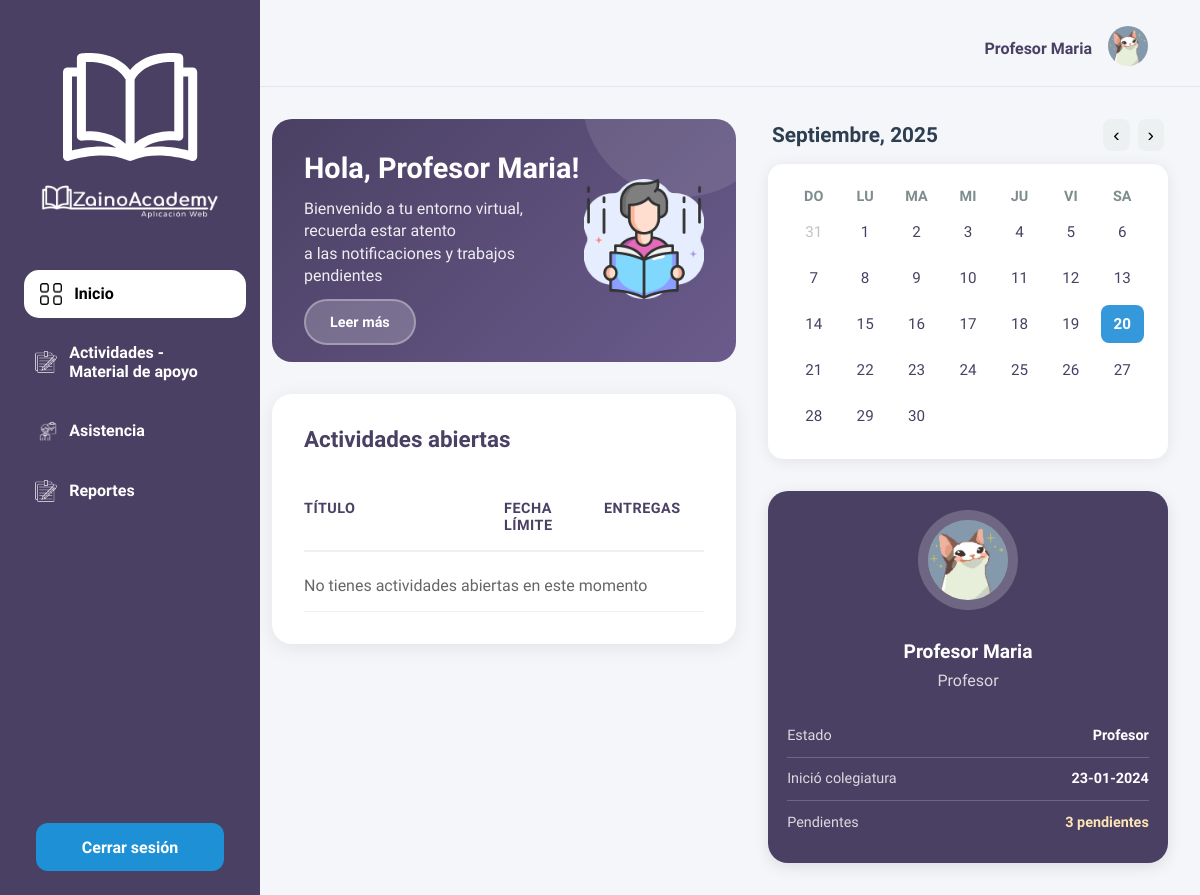
Before: /profesores/ (signed in) with the older database file.
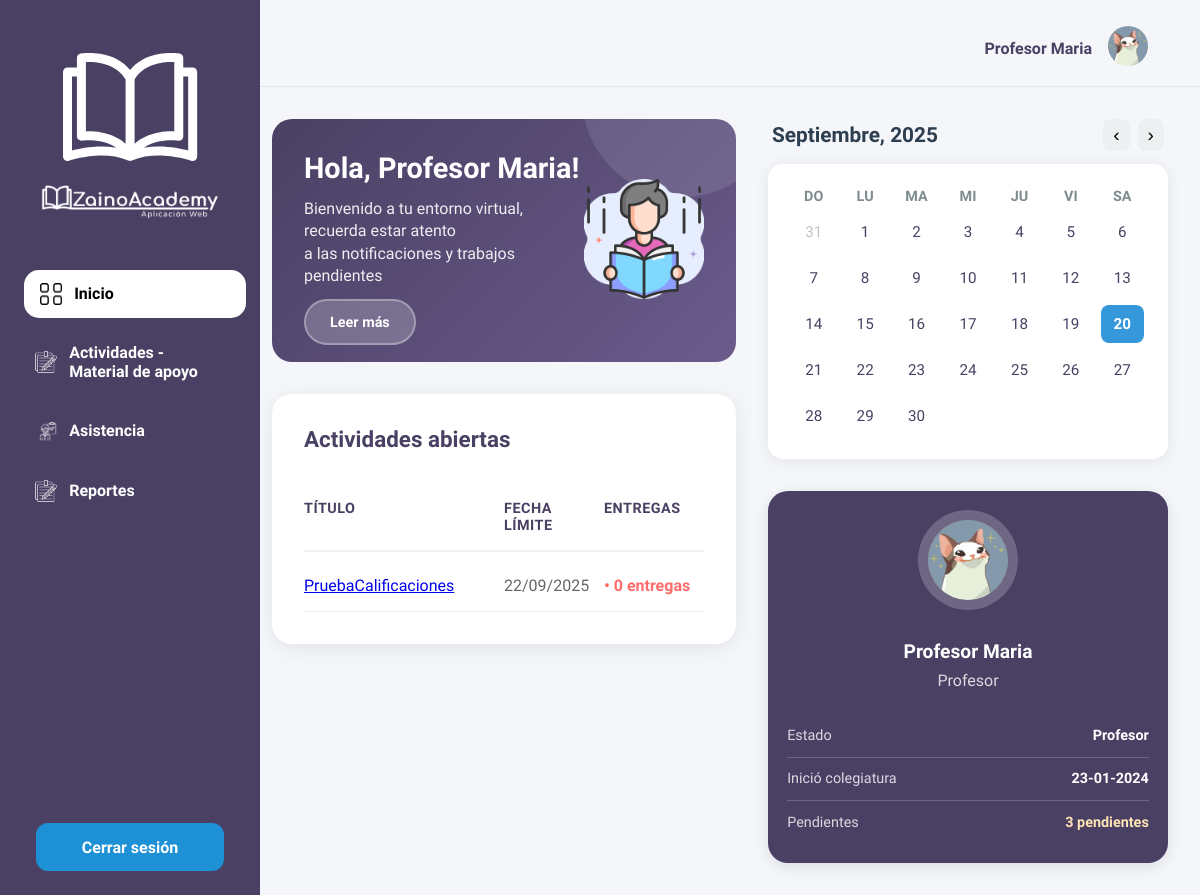
After: the same page with the newer database file.
### zainoAcademy_app/models.py (models this page shows, shortened)
class Usuario(models.Model):
    Us_id = models.AutoField(primary_key=True)
    Us_nombre = models.CharField(max_length=30)
    Us_contraseña = models.CharField(max_length=30)
    fecha_registro = models.DateField(auto_now_add=True)
    documento = models.CharField(max_length=30)
    GENERO_CHOICES = [
        ('masculino', 'Masculino'),
        ('femenino', 'Femenino'),
        ('otro', 'Otro'),
        ('prefiero_no_decir', 'Prefiero no decir'),
    ]
    genero = models.CharField(
        max_length=30,
        choices=GENERO_CHOICES,
        blank=False
    )
    correo = models.EmailField(unique=True, null=True, blank=True)
    foto_perfil_usuario = models.ImageField(upload_to='fotos_perfil/', null=True, blank=True)
    TipoUsuario = models.ForeignKey(TipoUsuario, on_delete=models.CASCADE)
    class Meta:
        db_table = 'usuario'

class Actividad(models.Model):
    Act_id = models.AutoField(primary_key=True)
    Act_nombre = models.CharField(max_length=30)
    Act_descripcion = models.TextField()
    Act_fechaLimite = models.DateField()
    Act_Archivo_Profesor = models.FileField(upload_to='archivos/profesores/', null=True, blank=True)
    Esta_Actividad = models.ForeignKey(Estado_Actividad, on_delete=models.CASCADE)
    Bol = models.ForeignKey(Boletin, on_delete=models.CASCADE)
    class Meta:
        db_table = 'actividad'

### zainoAcademy_app/views.py (the view)
# urls.py: path('profesores/', views.dashboard_profesores, name='dashboard_profesores'),
def dashboard_profesores(request):
    usuario = get_usuario_from_session(request)
    if not usuario:
        return redirect('login')
    profesor = usuario.profesores_set.first()
    hoy = timezone.localdate()
    actividades_abiertas = (
        Actividad.objects
        .filter(Bol__Pro=profesor, Act_fechaLimite__gte=hoy)
        .annotate(total_entregas=Count('entregas'))
        .order_by('Act_fechaLimite')
    )
    return render(request, 'profesores/dashboard_profesores.html', {
        'usuario': usuario,
        'actividades_abiertas': actividades_abiertas,
    })

### zainoAcademy_app/context_processors.py (called while the page is built)
def usuario_context(request):
    usuario = None
    try:
        usuario = get_usuario_from_session(request)
    except:
        pass
    return {"usuario": usuario}

### zainoAcademy_app/views.py (called while the page is built)
def get_usuario_from_session(request):
    usuario_id = request.session.get('usuario_id')
    if usuario_id:
        try:
            return Usuario.objects.get(Us_id=usuario_id)
        except Usuario.DoesNotExist:
            return None
    return None

### zainoAcademy_app/templates/profesores/dashboard_profesores.html (shortened to what this page needs)
{% extends "profesores/base.html" %}
{% load static %}
{% block extra_css %}
<link rel="stylesheet" href="{% static 'css/profesores/dashboard_profesores.css' %}">
{% endblock %}
{% block mockUp %}
        <div class="dashboard-content">
            <div class="left-column">
                <div class="greeting-card">
                    <div class="greeting-text">
                        <h2>Hola, {{ usuario.Us_nombre }}!</h2>
                        <p>Bienvenido a tu entorno virtual, recuerda estar atento <br> a las notificaciones y trabajos pendientes</p>
                        <a href="{% url 'actividad_profesores_consultar' %}" class="btn-leer-mas">Leer más</a>
                    </div>
                    <div class="greeting-illustration">
                        <img src="{% static 'images/profesores/lectura.png' %}" alt="Ilustración">
                    </div>
                </div>
                <div class="notifications-section">
                    <div class="notifications-header">
                        <h3>Actividades abiertas</h3>
                    </div>
                    <div class="notifications-table">
                        <div class="table-header">
                            <div class="col-header">Título</div>
                            <div class="col-header">Fecha límite</div>
                            <div class="col-header">Entregas</div>
                        </div>
                        {% for act in actividades_abiertas %}
                        <div class="table-row">
                            <div class="col-data">
                                <a href="{% url 'actividad_profesores_calificaciones' act.Act_id %}" class="activity-link">
                                    {{ act.Act_nombre }}
                                </a>
                            </div>
                            <div class="col-data">{{ act.Act_fechaLimite|date:"d/m/Y" }}</div>
                            <div class="col-data status-pendientes">• {{ act.total_entregas }} entregas</div>
                        </div>
                        {% empty %}
                        <div class="table-row">
                            <div class="col-data" style="grid-column: 1 / -1;">No tienes actividades abiertas en este momento</div>
                        </div>
                        {% endfor %}
                    </div>
                </div>
            </div>
            <div class="right-column">
                <div class="calendar-section">
                    <div class="calendar-top">
                        <h4 id="calendar-month-year"></h4>
                        <div class="calendar-nav">
                            <button class="nav-btn prev-btn" onclick="changeMonth(-1)">‹</button>
                            <button class="nav-btn next-btn" onclick="changeMonth(1)">›</button>
                        </div>
                    </div>
                    <div class="calendar-widget">
                        <div class="calendar-grid" id="calendar-grid">
                        </div>
                    </div>
                </div>
                <div class="student-profile">
                    <div class="student-avatar">
                        <a href="{% url 'ver_perfil_profesores' %}">
                        {% if usuario.foto_perfil_usuario %}
                            <img src="{{ usuario.foto_perfil_usuario.url }}" class="user-avatar" alt="Perfil">
                        {% else %}
                            <img src="{% static 'images/acudientes/perfil.png' %}" class="user-avatar" alt="Perfil">
                        {% endif %}
                    </a>
                    </div>
                    <h4 class="student-name">{{ usuario.Us_nombre }}</h4>
                    <p class="student-role">Profesor</p>
                        <div class="info-row">
                            <span class="info-label">Estado</span>
                            <span class="info-value">Profesor</span>
                        </div>
                        <div class="info-row">
                            <span class="info-label">Inició colegiatura</span>
                            <span class="info-value">23-01-2024</span>
                        </div>
                        <div class="info-row">
                            <span class="info-label">Pendientes</span>
                            <span class="info-value pending-count">3 pendientes</span>
                        </div>
                    </div>
                </div>
            </div>
    </main>
{% endblock %}

### zainoAcademy_app/templates/profesores/base.html (shortened to what this page needs)
<!DOCTYPE html>
{% load static %}
<html lang="es">
<head>
    <link rel="stylesheet" href="{% static 'css/profesores/dashboard_profesores.css' %}">
    {% block extra_css %}{% endblock %}
</head>
<body class="dashboard-page">
    <aside class="sidebar">
        <div class="logo">
            <a href="{% url 'dashboard_profesores' %}">
            <img src="{% static 'images/acudientes/Favicon.png' %}" alt="Logo Libro"/>
            <img src="{% static 'images/acudientes/LogoNormal-removebg-preview.png' %}" alt="Logo Zaino Academy" />
            </a>
        </div>
        <nav>
            <ul class="nav-list">
                <li><a href="{% url 'dashboard_profesores' %}" class="nav-item {% if request.resolver_match.url_name == 'dashboard_profesores' %}active{% endif %}">
                    <img src="{% static 'images/profesores/inicio.png' %}" class="nav-icon" alt="Inicio">
                    Inicio
                </a></li>
                <li><a href="{% url 'actividad_profesores_consultar' %}" class="nav-item ">
                    <img src="{% static 'images/profesores/actividades.png' %}" class="nav-icon" alt="Actividades">
                    Actividades - Material de apoyo
                </a></li>
                <li><a href="{% url 'asistencia_profesores_cursos' %}" class="nav-item ">
                    <img src="{% static 'images/profesores/asistencia.png' %}" class="nav-icon" alt="Asistencia">
                    Asistencia
                </a></li>
                <li><a href="{% url 'reportes_profesores' %}" class="nav-item {% if request.resolver_match.url_name in 'reportes_profesores, reportes_profesores_descargar' %}active{% endif %}">
                    <img src="{% static 'images/profesores/reportes.png' %}" class="nav-icon" alt="Reportes">
                    Reportes
                </a></li>
            </ul>
        </nav>
        <div class="logout-container">
            <form method="POST" action="{% url 'login' %}">
                <button type="button" class="logout-btn" onclick="openModal()">Cerrar sesión</button>
            </form>
        </div>
    </aside>
    <main class="main-content">
        <header class="page-header">
            <div class="header-container">
            <div class="header-icons">
                <span class="user-name">{{ usuario.Us_nombre }}</span>
                    <a href="{% url 'ver_perfil_profesores' %}">
                        {% if usuario.foto_perfil_usuario %}
                            <img src="{{ usuario.foto_perfil_usuario.url }}" class="user-avatar" alt="Perfil">
                        {% else %}
                            <img src="{% static 'images/acudientes/perfil.png' %}" class="user-avatar" alt="Perfil">
                        {% endif %}
                    </a>
            </div>
        </header>
            {% block mockUp %}
            {% endblock %}

Changed rows visible on the page:
added Actividad: Act_nombre "PruebaCalificaciones", Act_fechaLimite "22/09/2025", total_entregas "0"
Other visible differences:
text no longer shown: "No tienes actividades abiertas en este momento"
